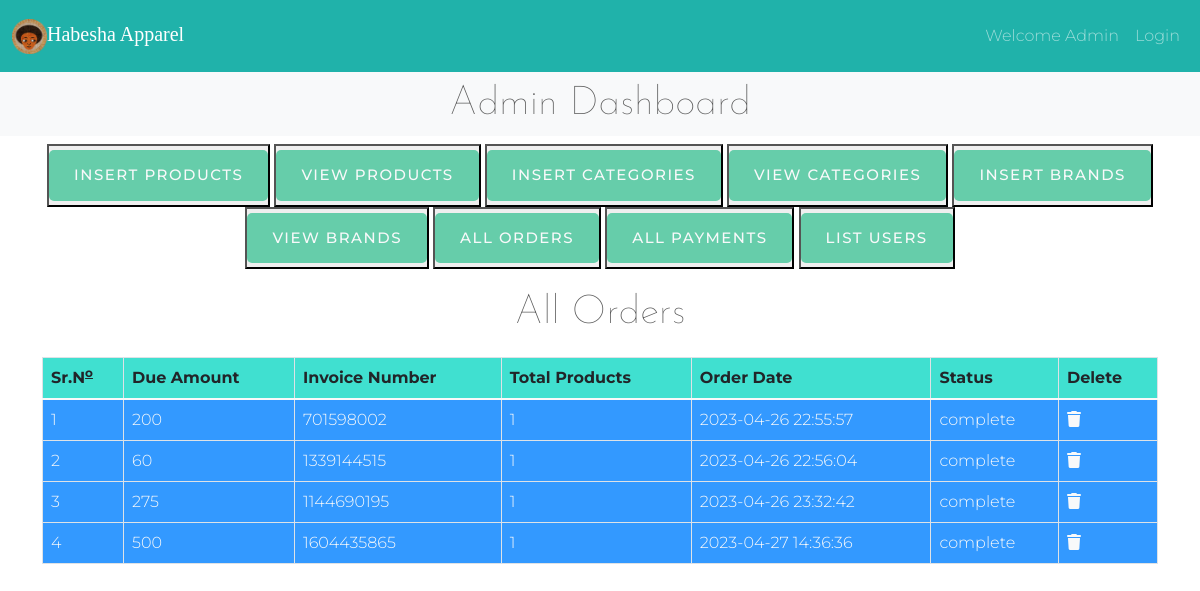
The page /HabehaApparel_code/admin/index.php?list_orders on the database its author committed.
### tables this page shows
CREATE TABLE `user_orders` (
  `order_id` int(11) NOT NULL,
  `user_id` int(11) NOT NULL,
  `amount_due` int(255) NOT NULL,
  `invoice_number` int(255) NOT NULL,
  `total_products` int(255) NOT NULL,
  `order_date` timestamp NOT NULL DEFAULT current_timestamp() ON UPDATE current_timestamp(),
  `order_status` varchar(255) NOT NULL
);

### HabehaApparel_code/admin/list_orders.php (the view, shortened to what this page needs)
<h2 class="text-center">All Orders</h2>
<table class="table table-bordered mt-2">
    <thead style="background-color: #40e0d0;">
        <?php
    $get_orders="select * from `user_orders`";
    $result=mysqli_query($con,$get_orders);
    $row_count=mysqli_num_rows($result);
if($row_count==0){
    echo "<h2 class='text-danger text-center mt-5'> No orders yet </h2>";
}else{
    echo "
    <tr>
    <th>Sr.N<span><sup style='text-decoration:underline;'>o</sup></span> </th>
    <th>Due Amount</th>
    <th>Invoice Number</th>
    <th>Total Products</th>
    <th>Order Date</th>
    <th>Status</th>
    <th>Delete</th>
</tr>
</thead>
<tbody class='text-light' style='background-color:#3399ff;'>";
$number=0;
while($row_data=mysqli_fetch_assoc($result)){
    $order_id=$row_data['order_id'];
    $amount_due=$row_data['amount_due'];
    $invoice_number=$row_data['invoice_number'];
    $total_products=$row_data['total_products'];
    $order_date=$row_data['order_date'];
    $order_status=$row_data['order_status'];
    $number++;
    ?>
    <tr>
    <td><?php echo $number;?></td>
    <td><?php echo $amount_due;?></td>
    <td><?php echo $invoice_number;?></td>
    <td><?php echo $total_products;?></td>
    <td><?php echo $order_date;?></td>
    <td><?php echo $order_status;?></td>
    <td><a href='index.php?delete_order=<?php echo $order_id ?>'
            type="button" class="text-light" data-toggle="modal"
            data-target="#exampleModal"><i class='fa-solid fa-trash'></i></a>
            </td>
    </tr>
    <?php
}
}
?>
  </tbody>
</table>

### HabehaApparel_code/admin/index.php (shortened to what this page needs)
<?php
include('../functions/common_functions.php');
?>
<!DOCTYPE html>
<html lang="en">
<head>
  <link href="https://cdn.jsdelivr.net/npm/bootstrap@5.1.3/dist/css/bootstrap.min.css" rel="stylesheet">
    <link href="../assets/dist/css/bootstrap.min.css" rel="stylesheet">
    <link rel="stylesheet" href="https://cdnjs.cloudflare.com/ajax/libs/font-awesome/6.0.0/css/all.min.css" />
    <link rel="stylesheet" href="https://cdn.jsdelivr.net/npm/bootstrap-icons@1.8.1/font/bootstrap-icons.css">
  <link rel="stylesheet" href="../style.css">
  <link rel="stylesheet" href="../css/carousel.css">
</head>
<body>
  <div class="container-fluid p-0">
  <nav class="navbar navbar-expand-sm navbar-dark first-nav sticky-top" style="background-color:#20b2aa;">
      <div class="container-fluid">
      <a class="navbar-brand" href="index.php" style="font-family: cursive">
    <img src="../images/logo_img.png" width="35" height="35" class="d-inline-block align-top" alt="" class="logo">Habesha Apparel</a>
        <nav class="navbar navbar-expand-lg">
          <ul class="navbar-nav">
            <li class="nav-item">
            <?php
      if(!isset($_SESSION['admin_username'])){
        echo "<li class='nav-item'>
        <a class='nav-link' href='#'>Welcome Admin</a>
      </li>";
      }else{
        echo "<li class='nav-item'>
        <a class='nav-link' href='#'>Welcome ".$_SESSION['admin_username']."</a>
      </li>";
      }
      if(!isset($_SESSION['admin_username'])){
        echo "<li class='nav-item'>
        <a class='nav-link' href='admin_login.php'>Login</a>
      </li>";
      }else{
        echo "<li class='nav-item'>
        <a class='nav-link' href='logout.php'>Logout</a>
      </li>";
      }
      ?>
            </li>
          </ul>
        </nav>
      </div>
    </nav>
    <div class="bg-light">
      <h2 class="text-center text-strong p-2 mb-2"> Admin Dashboard</h2>
    </div>
        </div>
        <div class="text-center">
          <button class="my-center"><a href="index.php?insert_product" class="nav-link button text-light my-1">Insert Products</a></button>
          <button class="my-center"><a href="index.php?view_products" class="nav-link button  text-light  my-1">View Products</a></button>
          <button class="my-center"><a href="index.php?insert_category" class="nav-link button text-light  my-1">Insert Categories</a></button>
          <button class="my-center"><a href="index.php?view_categories"class="nav-link button  text-light my-1">View Categories</a></button>
          <button class="my-center"><a href="index.php?insert_brand" class="nav-link button text-light my-1">Insert Brands</a></button>
          <button class="my-center"><a href="index.php?view_brands" class="nav-link button text-light my-1">View Brands</a></button>
          <button class="my-center"><a href="index.php?list_orders" class="nav-link button text-light my-1">All Orders</a></button>
          <button class="my-center"><a href="index.php?list_payments" class="nav-link button text-light my-1">All Payments</a></button>
          <button class="my-center"><a href="index.php?list_users" class="nav-link button text-light my-1">List Users</a></button>
        </div>
    <div class="container my-3">
      <?php
      if (isset($_GET['list_orders'])) {
        include('list_orders.php');
      }
      ?>
    </div>
</body>
</html>

### HabehaApparel_code/css/style.css (style rules this page uses)
*, *:before, *:after { box-sizing: border-box; }
body { background: white; font-family: 'Montserrat', sans-serif; }
a { text-decoration: none; color: #1ab188; transition: .5s ease; }
.button { border: 0; outline: none; border-radius: 5px; padding: 5px 0; font-weight: 500; text-transform: uppercase; letter-spacing: .1em; background: #FF988D; color: #ffffff; transition: all 0.5s ease; -webkit-appearance: none; }
* { margin: 0; padding: 0; box-sizing: border-box; }

### HabehaApparel_code/css/carousel.css (style rules this page uses)
body { padding-bottom: 3rem; color: #5a5a5a; overflow-x: hidden; }
body { font-family: 'Montserrat', sans-serif; font-weight: 300; }
body h2 { font-size: 2.5rem; font-family: 'Josefin Sans', sans-serif; font-weight: 100; }
* { margin: 0; padding: 0; box-sizing: border-box; }
i { cursor: pointer; }
a { text-decoration: none; color: white; }
.text-center { text-align: center; margin-bottom: 20px; }
.first-nav { color:white; }

### HabehaApparel_code/admin/index.php (style rules this page uses)
body { overflow-x: hidden; }
.button { background-color: #66cdaa; font-size: 15px; border:none; padding: 14px 25px; border-radius: 5px; }

### rows shown on the page
user_orders: amount_due "200", invoice_number "701598002", total_products "1", order_date "2023-04-26 22:55:57", order_status "complete"
user_orders: amount_due "60", invoice_number "1339144515", total_products "1", order_date "2023-04-26 22:56:04", order_status "complete"
user_orders: amount_due "275", invoice_number "1144690195", total_products "1", order_date "2023-04-26 23:32:42", order_status "complete"
user_orders: amount_due "500", invoice_number "1604435865", total_products "1", order_date "2023-04-27 14:36:36", order_status "complete"
